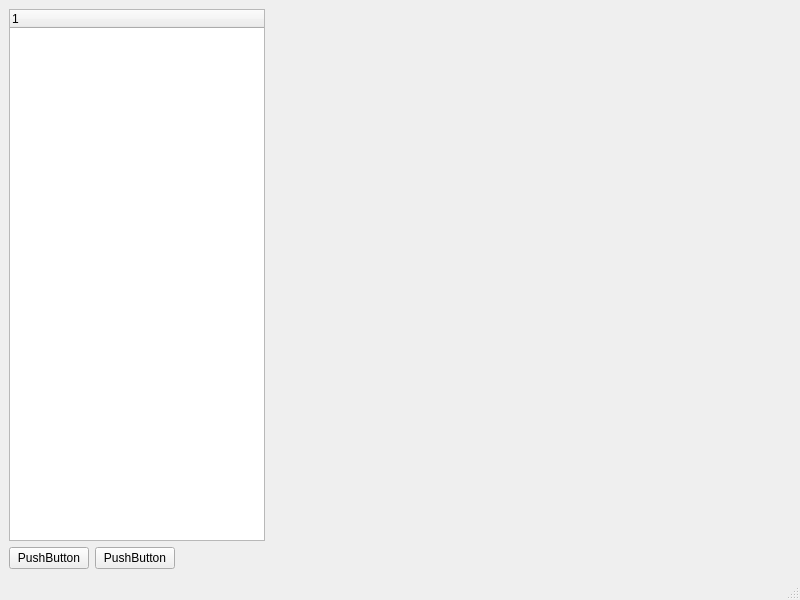
<?xml version="1.0" encoding="UTF-8"?>
<ui version="4.0">
 <class>MainWindow</class>
 <widget class="QMainWindow" name="MainWindow">
  <property name="geometry">
   <rect>
    <x>0</x>
    <y>0</y>
    <width>800</width>
    <height>600</height>
   </rect>
  </property>
  <property name="windowTitle">
   <string>MainWindow</string>
  </property>
  <widget class="QWidget" name="centralwidget">
   <layout class="QVBoxLayout" name="verticalLayout">
    <item>
     <layout class="QHBoxLayout" name="horizontalLayout">
      <item>
       <widget class="QTreeWidget" name="treeWidget">
        <property name="sizePolicy">
         <sizepolicy hsizetype="Fixed" vsizetype="Expanding">
          <horstretch>0</horstretch>
          <verstretch>0</verstretch>
         </sizepolicy>
        </property>
        <column>
         <property name="text">
          <string notr="true">1</string>
         </property>
        </column>
       </widget>
      </item>
      <item>
       <widget class="QWidget" name="widget" native="true">
        <property name="sizePolicy">
         <sizepolicy hsizetype="Expanding" vsizetype="Preferred">
          <horstretch>0</horstretch>
          <verstretch>0</verstretch>
         </sizepolicy>
        </property>
       </widget>
      </item>
     </layout>
    </item>
    <item>
     <layout class="QHBoxLayout" name="horizontalLayout_2">
      <item>
       <widget class="QPushButton" name="pushButton_2">
        <property name="text">
         <string>PushButton</string>
        </property>
       </widget>
      </item>
      <item>
       <widget class="QPushButton" name="pushButton">
        <property name="text">
         <string>PushButton</string>
        </property>
       </widget>
      </item>
      <item>
       <spacer name="horizontalSpacer">
        <property name="orientation">
         <enum>Qt::Horizontal</enum>
        </property>
        <property name="sizeHint" stdset="0">
         <size>
          <width>40</width>
          <height>20</height>
         </size>
        </property>
       </spacer>
      </item>
     </layout>
    </item>
   </layout>
  </widget>
  <widget class="QMenuBar" name="menubar">
   <property name="geometry">
    <rect>
     <x>0</x>
     <y>0</y>
     <width>800</width>
     <height>25</height>
    </rect>
   </property>
  </widget>
  <widget class="QStatusBar" name="statusbar"/>
 </widget>
 <resources/>
 <connections/>
</ui>
